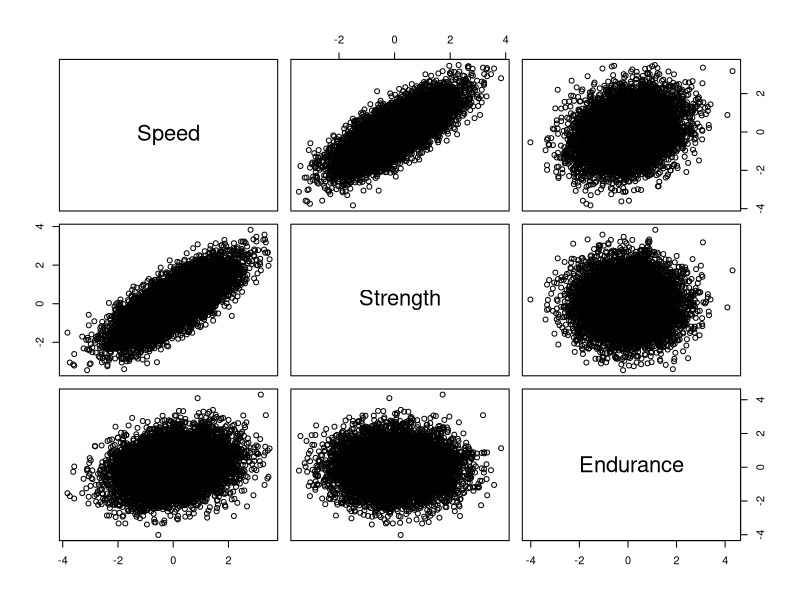
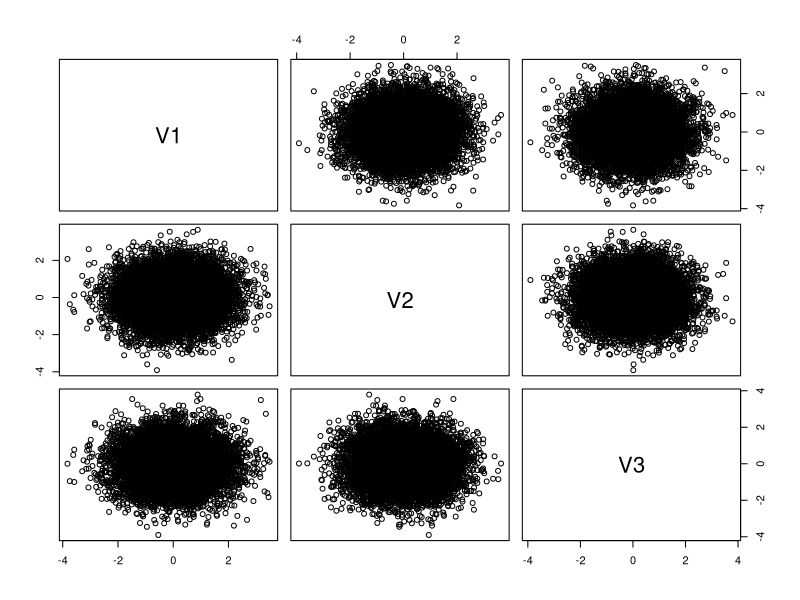

These figures' R source, in order: (Note: this script raises an error after producing the figures.)
#Generate random data based on correlation matrix
#http://statistical-research.com/simulating-random-multivariate-correlated-data-continuous-variables/

R = matrix(cbind(1,.75,.25,  .75,1,0,  .25,0,1),nrow=3)

#Set Correlation Matrix
        # CogAbility,Consc,Level 1 Interview, J-Performance (Cortina et al. PPsych 2000)
                #R = matrix(cbind(1,.075,.055,  .45,.075,1,.092,.267,.055,.092,1,.2,.45,.267,.2,1),nrow=4)
        # CogAbility,Consc,Level 2 Interview, J-Performance (Cortina et al. PPsych 2000)
                #R = matrix(cbind(1,.075,.253,  .45,.075,1,.161,.267,.253,.161,1,.35,.45,.267,.35,1),nrow=4)
        # CogAbility,Consc,Level 3-4 Interview, J-Performance (Cortina et al. PPsych 2000)
                #R = matrix(cbind(1,.075,.270,  .45,.075,1,.258,.267,.27,.258,1,.56,.45,.267,.56,1),nrow=4)
U = t(chol(R))
nvars = dim(U)[1]
numobs = 100000
#set.seed(1)
random.normal = matrix(rnorm(nvars*numobs,0,1), nrow=nvars, ncol=numobs);
X = U %*% random.normal
newX = t(X)
raw = as.data.frame(newX)
orig.raw = as.data.frame(t(random.normal))

#Set names of variables
        #names(raw) = c("response","predictor1","predictor2")
        #names(raw) = c("GMA","Cons","Interv","Perform")
        names(raw) = c("Speed","Strength","Endurance")
cor(raw)

plot(head(raw, 10000))
plot(head(orig.raw,10000))

write.csv(head(raw,10000), file = "/Users/donzhang/Desktop/sim.cor.data.csv")
